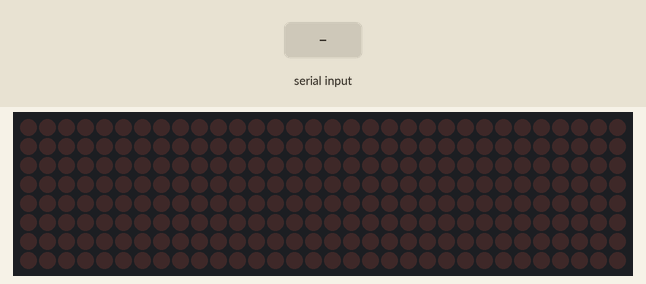
Recording of a sketch running on a simulated Arduino Uno, built with avr-gcc and run on an emulated ATmega328P. On the bench: 32×8 LED matrix. The test bench sets the inputs (shaded band). What the sketch prints to the serial monitor is not drawn.

Above: at 1.2 s.
1.3 s: "1" received over Serial
At 1.45 s:
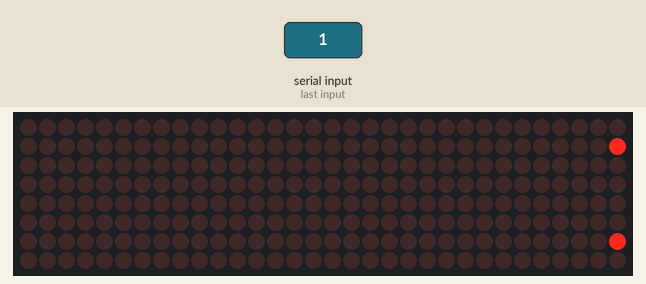
At 2.06 s:
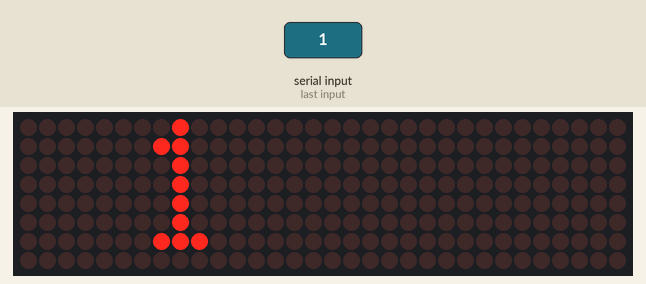
Timing chart, 0 to 4.3 s (numbered marks = the images above; inputs shaded):
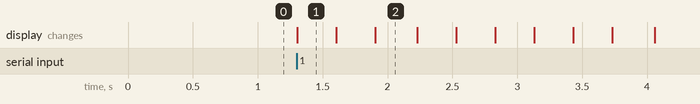

Measured:
- after the input at 1.3 s, the display: changes at once (image 1)

The sketch:

Omega_Matrix_Display.ino
```cpp
// This uses the MD_Parola library to control a matrix display from an Uno

#include <MD_Parola.h>

// Define parameters for the display connections
#define HARDWARE_TYPE MD_MAX72XX::FC16_HW
#define MAX_DEVICES 4
#define CLK_PIN 7
#define DATA_PIN 6
#define CS_PIN 5

MD_Parola P = MD_Parola(HARDWARE_TYPE, DATA_PIN, CLK_PIN, CS_PIN, MAX_DEVICES);

// Some default values
// TODO: Create an API for changing these over UART
uint8_t scrollSpeed = 25;
textEffect_t scrollEffect = PA_SCROLL_LEFT;
textPosition_t scrollAlign = PA_RIGHT;
uint16_t scrollPause = 0; // ms
uint8_t intensity = 1; // brightness (0-15)

// Global message buffers
#define BUF_SIZE 800
char newMessage[BUF_SIZE] = { "" };
char* curMessage = newMessage;
bool newMessageAvailable = true;
bool newMessageReading = false;
const char* reading = "Receiving new message...";

// Function for reading in data over UART
void readSerial()
{
  // Sets pointer to the beginning of the message buffer
  static char* curr = newMessage;

  while(Serial.available())
  {
    *curr = (char)Serial.read();
    // Check for end of message
    if ((*curr == '\0') || (curr - newMessage >= BUF_SIZE-2))
    {
      *curr = '\0';
      curr = newMessage;
      newMessageAvailable = true;
      newMessageReading = false;
    }
    else
    {
      newMessageReading = true;
      curr++;
    }
  }
}

void setup() {
  // First step is to set up the serial connection
  Serial.begin(57600);
  Serial.print(F("\n[Scrolling Display] Type a message:\n"));

  P.begin();
  P.displayText(curMessage, scrollAlign, scrollSpeed, scrollPause, scrollEffect, scrollEffect);
  P.setIntensity(intensity);
}

void loop() {
  // Check if the display is done animating
  if (P.displayAnimate())
  {
    if (newMessageAvailable)
    {
      curMessage = newMessage;
      newMessageAvailable = false;
    }
    else if (newMessageReading)
    {
      curMessage = reading;
    }
    P.displayReset();
  }

  readSerial();

}
```
